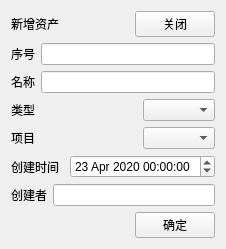
<?xml version="1.0" encoding="UTF-8"?>
<ui version="4.0">
 <class>Form</class>
 <widget class="QWidget" name="Form">
  <property name="geometry">
   <rect>
    <x>0</x>
    <y>0</y>
    <width>226</width>
    <height>244</height>
   </rect>
  </property>
  <property name="windowTitle">
   <string>Form</string>
  </property>
  <layout class="QHBoxLayout" name="horizontalLayout_9">
   <item>
    <layout class="QVBoxLayout" name="verticalLayout">
     <item>
      <layout class="QHBoxLayout" name="horizontalLayout">
       <item>
        <widget class="QLabel" name="label">
         <property name="text">
          <string>新增资产</string>
         </property>
        </widget>
       </item>
       <item>
        <spacer name="horizontalSpacer">
         <property name="orientation">
          <enum>Qt::Horizontal</enum>
         </property>
         <property name="sizeHint" stdset="0">
          <size>
           <width>118</width>
           <height>20</height>
          </size>
         </property>
        </spacer>
       </item>
       <item>
        <widget class="QPushButton" name="pushButton">
         <property name="text">
          <string>关闭</string>
         </property>
        </widget>
       </item>
      </layout>
     </item>
     <item>
      <layout class="QHBoxLayout" name="horizontalLayout_7">
       <item>
        <widget class="QLabel" name="label_2">
         <property name="text">
          <string>序号</string>
         </property>
        </widget>
       </item>
       <item>
        <widget class="QLineEdit" name="lineEdit"/>
       </item>
      </layout>
     </item>
     <item>
      <layout class="QHBoxLayout" name="horizontalLayout_6">
       <item>
        <widget class="QLabel" name="label_3">
         <property name="text">
          <string>名称</string>
         </property>
        </widget>
       </item>
       <item>
        <widget class="QLineEdit" name="lineEdit_2"/>
       </item>
      </layout>
     </item>
     <item>
      <layout class="QHBoxLayout" name="horizontalLayout_4">
       <item>
        <widget class="QLabel" name="label_4">
         <property name="text">
          <string>类型</string>
         </property>
        </widget>
       </item>
       <item>
        <spacer name="horizontalSpacer_2">
         <property name="orientation">
          <enum>Qt::Horizontal</enum>
         </property>
         <property name="sizeHint" stdset="0">
          <size>
           <width>78</width>
           <height>20</height>
          </size>
         </property>
        </spacer>
       </item>
       <item>
        <widget class="QComboBox" name="comboBox"/>
       </item>
      </layout>
     </item>
     <item>
      <layout class="QHBoxLayout" name="horizontalLayout_5">
       <item>
        <widget class="QLabel" name="label_5">
         <property name="text">
          <string>项目</string>
         </property>
        </widget>
       </item>
       <item>
        <spacer name="horizontalSpacer_3">
         <property name="orientation">
          <enum>Qt::Horizontal</enum>
         </property>
         <property name="sizeHint" stdset="0">
          <size>
           <width>78</width>
           <height>20</height>
          </size>
         </property>
        </spacer>
       </item>
       <item>
        <widget class="QComboBox" name="comboBox_2"/>
       </item>
      </layout>
     </item>
     <item>
      <layout class="QHBoxLayout" name="horizontalLayout_3">
       <item>
        <widget class="QLabel" name="label_6">
         <property name="text">
          <string>创建时间</string>
         </property>
        </widget>
       </item>
       <item>
        <widget class="QDateTimeEdit" name="dateTimeEdit">
         <property name="dateTime">
          <datetime>
           <hour>0</hour>
           <minute>0</minute>
           <second>0</second>
           <year>2020</year>
           <month>4</month>
           <day>23</day>
          </datetime>
         </property>
        </widget>
       </item>
      </layout>
     </item>
     <item>
      <layout class="QHBoxLayout" name="horizontalLayout_2">
       <item>
        <widget class="QLabel" name="label_7">
         <property name="text">
          <string>创建者</string>
         </property>
        </widget>
       </item>
       <item>
        <widget class="QLineEdit" name="lineEdit_6"/>
       </item>
      </layout>
     </item>
     <item>
      <layout class="QHBoxLayout" name="horizontalLayout_8">
       <item>
        <spacer name="horizontalSpacer_4">
         <property name="orientation">
          <enum>Qt::Horizontal</enum>
         </property>
         <property name="sizeHint" stdset="0">
          <size>
           <width>108</width>
           <height>20</height>
          </size>
         </property>
        </spacer>
       </item>
       <item>
        <widget class="QPushButton" name="pushButton_2">
         <property name="text">
          <string>确定</string>
         </property>
        </widget>
       </item>
      </layout>
     </item>
    </layout>
   </item>
  </layout>
 </widget>
 <resources/>
 <connections/>
</ui>
